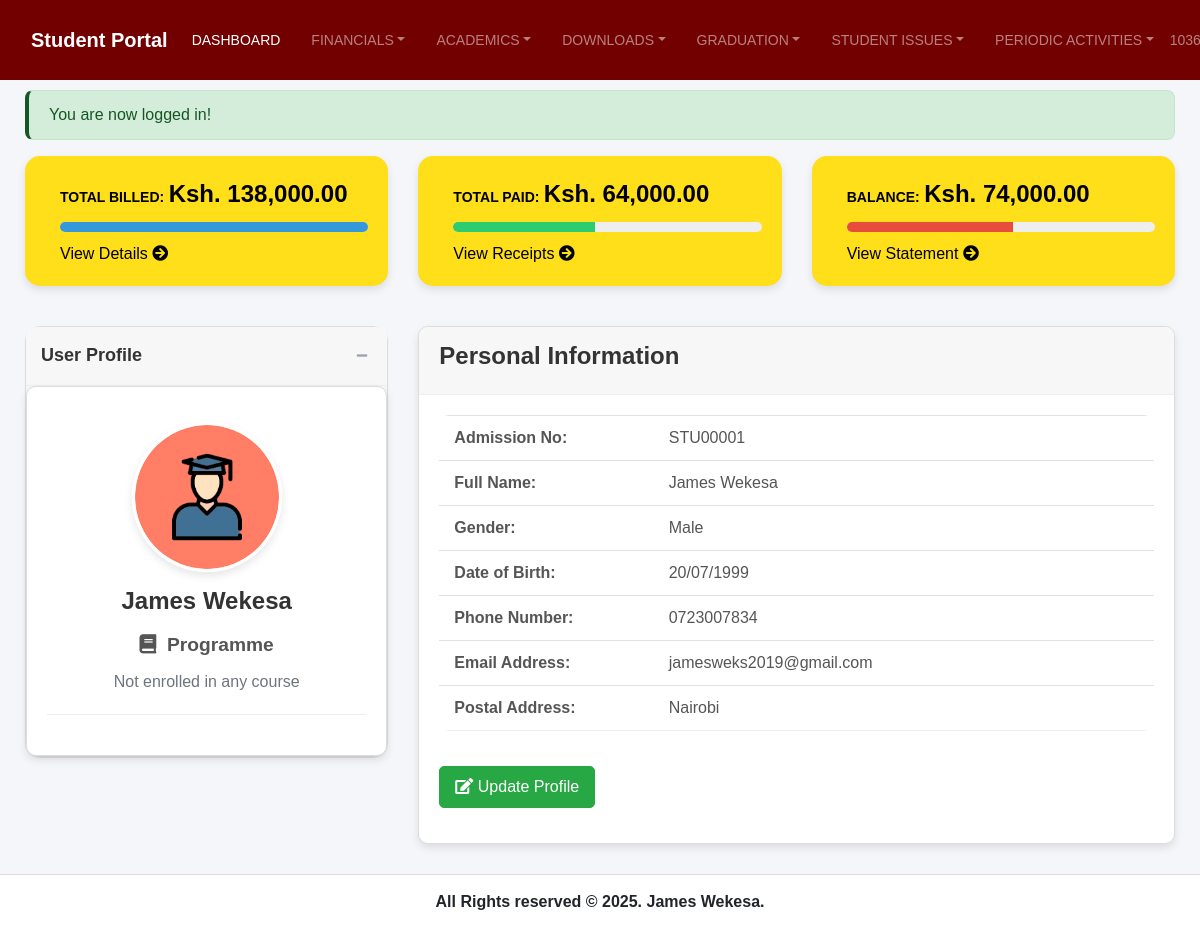
/dashboard.php (signed in), run on the app's committed database.
### tables this page shows
CREATE TABLE `students` (
  `id` int(11) NOT NULL,
  `user_id` int(11) NOT NULL,
  `admission_no` varchar(20) NOT NULL,
  `first_name` varchar(50) NOT NULL,
  `last_name` varchar(50) NOT NULL,
  `gender` enum('Male','Female','Other') NOT NULL,
  `date_of_birth` date NOT NULL,
  `phone` varchar(20) DEFAULT NULL,
  `address` text DEFAULT NULL,
  `county` varchar(50) DEFAULT NULL,
  `profile_image` varchar(255) DEFAULT 'default.png',
  `program_id` int(11) DEFAULT NULL
);

CREATE TABLE `users` (
  `id` int(11) NOT NULL,
  `username` varchar(50) NOT NULL,
  `email` varchar(100) NOT NULL,
  `password` varchar(255) NOT NULL,
  `role` enum('student','admin','superadmin','registrar') DEFAULT 'student',
  `created_at` timestamp NOT NULL DEFAULT current_timestamp(),
  `last_login` timestamp NULL DEFAULT NULL,
  `is_active` tinyint(1) DEFAULT 1
);

### dashboard.php (the view, shortened to what the rows shown need)
<?php
$user = new User();
$student = new Student();
$current_user = $user->getUserById($_SESSION['user_id'] ?? 0);
$student_profile = $student->getStudentByUserId($_SESSION['user_id'] ?? 0);
$courses = $student->getStudentCourses($student_profile->id) ?? [];
include 'includes/header.php';
?>
<section class="content" style="padding: 10px;">
    <div class="container-fluid">
        <div class="row" style="margin-top: 20px;">
            <div class="col-lg-4 col-md-12">
                <div class="box box-default" style="border-radius: 15px; margin-bottom: 20px;">
                    <div class="box-content">
                        <div class="box-profile"
                            style="border-radius: 10px; box-shadow: 0 4px 8px rgba(0, 0, 0, 0.1); padding: 20px; background-color: #fff; border: 1px solid #ddd;">
                            <div class="profile-image-container">
                                <img class="profile-image" alt="User profile picture"
                                    src="<?= SITE_URL ?>/assets/images/student_123.png" />
                            </div>
                            <h3 class="profile-username text-center"
                                style="font-size: 1.5em; color: #333; margin-top: 15px;">
                                <?= htmlspecialchars(($student_profile->first_name ?? '') . ' ' . ($student_profile->last_name ?? '')); ?>
                            </h3>
                            <strong style="display: block; margin-top: 15px; font-size: 1.2em; color: #555;">
                                <i class="fa fa-book margin-r-5"></i>&nbsp;&nbsp;Programme
                            </strong>
                            <p class="text-muted" style="font-size: 1em; color: #777; margin-top: 10px;">
                                <?= !empty($courses) ? htmlspecialchars($courses[0]->code . ' - ' . $courses[0]->name) : 'Not enrolled in any course'; ?>
                            </p>
                            <hr style="border: 0; border-top: 1px solid #eee; margin: 20px 0;">
                        </div>
                    </div>
                </div>
            </div>
            <div class="col-lg-8 col-md-12">
                <div class="box box-info"
                    style="border-radius: 10px; box-shadow: 0 4px 8px rgba(0, 0, 0, 0.1); border: 1px solid #ddd; background-color: #fff; height: 100%;">
                    <div class="box-body" style="padding: 20px;">
                        <div class="table-responsive">
                            <table class="table no-margin"
                                style="width: 100%; border-collapse: collapse; font-size: 1em; color: #555;">
                                <tbody>
                                    <tr style="border-bottom: 1px solid #eee;">
                                        <td style="font-weight: 600; padding: 10px 15px; width: 30%;">Admission No:</td>
                                        <td style="padding: 10px 15px; width: 70%;">
                                            <?= htmlspecialchars($student_profile->admission_no ?? 'Not set'); ?>
                                        </td>
                                    </tr>
                                    <tr style="border-bottom: 1px solid #eee;">
                                        <td style="font-weight: 600; padding: 10px 15px;">Full Name:</td>
                                        <td style="padding: 10px 15px;">
                                            <?= htmlspecialchars(($student_profile->first_name ?? '') . ' ' . ($student_profile->last_name ?? '')); ?>
                                        </td>
                                    </tr>
                                    <tr style="border-bottom: 1px solid #eee;">
                                        <td style="font-weight: 600; padding: 10px 15px;">Gender:</td>
                                        <td style="padding: 10px 15px;">
                                            <?= htmlspecialchars($student_profile->gender ?? 'Not set'); ?>
                                        </td>
                                    </tr>
                                    <tr style="border-bottom: 1px solid #eee;">
                                        <td style="font-weight: 600; padding: 10px 15px;">Date of Birth:</td>
                                        <td style="padding: 10px 15px;">
                                            <?= !empty($student_profile->date_of_birth) ? date('d/m/Y', strtotime($student_profile->date_of_birth)) : 'Not set'; ?>
                                        </td>
                                    </tr>
                                    <tr style="border-bottom: 1px solid #eee;">
                                        <td style="font-weight: 600; padding: 10px 15px;">Phone Number:</td>
                                        <td style="padding: 10px 15px;">
                                            <?= htmlspecialchars($student_profile->phone ?? 'Not set'); ?>
                                        </td>
                                    </tr>
                                    <tr style="border-bottom: 1px solid #eee;">
                                        <td style="font-weight: 600; padding: 10px 15px;">Email Address:</td>
                                        <td style="padding: 10px 15px;">
                                            <?= htmlspecialchars($current_user->email ?? ''); ?>
                                        </td>
                                    </tr>
                                    <tr style="border-bottom: 1px solid #eee;">
                                        <td style="font-weight: 600; padding: 10px 15px;">Postal Address:</td>
                                        <td style="padding: 10px 15px;">
                                            <?= htmlspecialchars($student_profile->address ?? 'Not set'); ?>
                                        </td>
                                    </tr>
                                </tbody>
                            </table>
                        </div>
                    </div>
                </div>
            </div>
        </div>
    </div>
</section>
<?php include 'includes/footer.php'; ?>

### data on the page
students: first_name+last_name "James Wekesa", admission_no "STU00001", gender "Male", date_of_birth "20/07/1999", phone "0723007834", address "Nairobi"
users: email "jamesweks2019@gmail.com"

### other printed values
$_SESSION[$name] "You are now logged in!"
$fee_summary->total_billed "138,000.00"
$fee_summary->total_paid "64,000.00"
